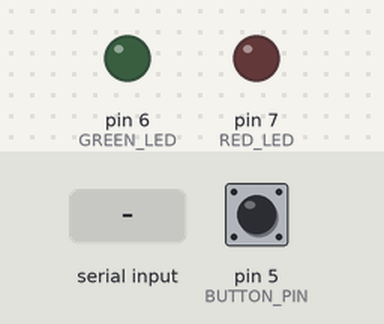
Bench run of a sketch on a simulated Arduino Uno, built with avr-gcc and run on an emulated ATmega328P. Parts: output pins drawn as LEDs (lit = HIGH). Inputs (shaded band) come from the test bench; at power-on: pin 5 (BUTTON_PIN) HIGH. Random numbers use the default seed unless the sketch sets one; EEPROM starts erased; what the sketch prints to the serial monitor is not drawn.

Above: at 1.2 s.
1.3 s: pin 5 (BUTTON_PIN) pulled LOW for 0.15 s
2.9 s: "1" received over Serial
At 4.3 s:
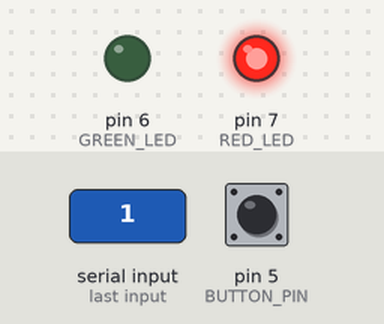
Timing chart, 0 to 5.9 s (numbered marks = the images above; inputs shaded):
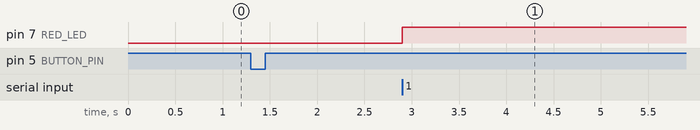

The sketch:

mote.ino
```cpp
#include <assert.h>
#include <EEPROM.h>

#define BUTTON_PIN 5
#define GREEN_LED 6
#define RED_LED 7
#define DEBOUNCE_PERIOD_MS 100

static int16_t deviceId;

static void loadId();
static bool validateCommand(String name);

void setup()
{
	Serial.begin(115200);
	Serial.setTimeout(100);

	loadId();

	pinMode(BUTTON_PIN, INPUT_PULLUP);
	pinMode(GREEN_LED, OUTPUT);
	pinMode(RED_LED, OUTPUT);
}

void loop()
{
	static bool pressRegistered = false;
	static long debounceEpoch = 0;
	// YOVO - You Only Validate Once per button press.
	static bool triggerValidation = false;

	int buttonLevel = digitalRead(BUTTON_PIN);

	if (buttonLevel == HIGH)
	{
		pressRegistered = false;
	}

	if (buttonLevel == LOW && !pressRegistered)
	{
		pressRegistered = true;
		debounceEpoch = millis();
		triggerValidation = true;
	}

	if (pressRegistered && (millis() - debounceEpoch) > DEBOUNCE_PERIOD_MS && triggerValidation)
	{
		if (validateCommand("BTN1"))
		{
			digitalWrite(RED_LED, 0);
			digitalWrite(GREEN_LED, 1);
		}
		else
		{
			digitalWrite(GREEN_LED, 0);
			digitalWrite(RED_LED, 1);
		}

		triggerValidation = false;
	}
}

static void createId()
{
	long randomId = random(RANDOM_MAX);
	EEPROM.write(1, (byte)(randomId & 0x000000FF));
	EEPROM.write(2, (byte)((randomId & 0x0000FF00) >> 8));
}

static void loadId()
{
	// Not reading from the beginning of the EEPROM, because
	// experiments showed that by default there is "magic" 0x69
	// in the first slot.
	deviceId = ((int16_t)EEPROM.read(1) << 8);
	deviceId |= EEPROM.read(2);

	if (deviceId != 0xFFFF)
		return;

	createId();
	loadId();
}

static bool validateCommand(String name)
{
	assert(name.length() == 4);

	Serial.write((byte*)&deviceId, 2);
	Serial.write(name.c_str(), 4);

	byte response;
	// Lifehacks baby...
	while (Serial.readBytes(&response, 1) == 0);

	// Response 0x01 means OK, everything else is no confirmation.
	return (response == 1);
}
```

Measured:
- after the input at 1.3 s, every drawn part: stays the same
- after the input at 2.9 s, pin 7 (RED_LED): LOW → HIGH at once
